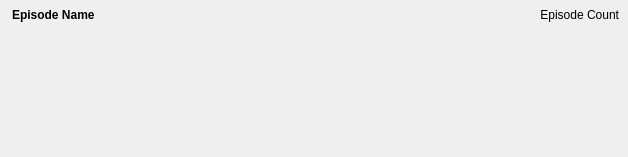
<?xml version="1.0" encoding="UTF-8"?>
<ui version="4.0">
 <class>ItemWidgetShow</class>
 <widget class="QWidget" name="ItemWidgetShow">
  <property name="geometry">
   <rect>
    <x>0</x>
    <y>0</y>
    <width>628</width>
    <height>157</height>
   </rect>
  </property>
  <layout class="QVBoxLayout" name="verticalLayout">
   <property name="spacing">
    <number>3</number>
   </property>
   <property name="leftMargin">
    <number>0</number>
   </property>
   <property name="topMargin">
    <number>0</number>
   </property>
   <property name="rightMargin">
    <number>0</number>
   </property>
   <property name="bottomMargin">
    <number>0</number>
   </property>
   <item>
    <widget class="QWidget" name="widget" native="true">
     <layout class="QVBoxLayout" name="verticalLayout_2" stretch="1,0">
      <property name="spacing">
       <number>3</number>
      </property>
      <property name="leftMargin">
       <number>12</number>
      </property>
      <property name="topMargin">
       <number>8</number>
      </property>
      <property name="bottomMargin">
       <number>8</number>
      </property>
      <item>
       <layout class="QHBoxLayout" name="horizontalLayout_2">
        <item>
         <widget class="QLabel" name="title">
          <property name="font">
           <font>
            <weight>75</weight>
            <bold>true</bold>
           </font>
          </property>
          <property name="text">
           <string>Episode Name</string>
          </property>
          <property name="alignment">
           <set>Qt::AlignLeading|Qt::AlignLeft|Qt::AlignTop</set>
          </property>
         </widget>
        </item>
        <item>
         <widget class="QLabel" name="episodes">
          <property name="text">
           <string>Episode Count</string>
          </property>
          <property name="alignment">
           <set>Qt::AlignRight|Qt::AlignTop|Qt::AlignTrailing</set>
          </property>
         </widget>
        </item>
       </layout>
      </item>
      <item>
       <layout class="QHBoxLayout" name="horizontalLayout">
        <item>
         <widget class="QLabel" name="iconPoster">
          <property name="minimumSize">
           <size>
            <width>12</width>
            <height>12</height>
           </size>
          </property>
          <property name="maximumSize">
           <size>
            <width>12</width>
            <height>12</height>
           </size>
          </property>
          <property name="toolTip">
           <string>Poster</string>
          </property>
          <property name="text">
           <string/>
          </property>
          <property name="pixmap">
           <pixmap resource="../../data/MediaElch.qrc">:/mediaStatus/poster/green</pixmap>
          </property>
          <property name="iconGreen" stdset="0">
           <pixmap resource="../../data/MediaElch.qrc">:/mediaStatus/poster/green</pixmap>
          </property>
          <property name="iconRed" stdset="0">
           <pixmap resource="../../data/MediaElch.qrc">:/mediaStatus/poster/red</pixmap>
          </property>
         </widget>
        </item>
        <item>
         <widget class="QLabel" name="iconFanart">
          <property name="minimumSize">
           <size>
            <width>12</width>
            <height>12</height>
           </size>
          </property>
          <property name="maximumSize">
           <size>
            <width>12</width>
            <height>12</height>
           </size>
          </property>
          <property name="text">
           <string/>
          </property>
          <property name="pixmap">
           <pixmap resource="../../data/MediaElch.qrc">:/mediaStatus/fanart/green</pixmap>
          </property>
          <property name="iconGreen" stdset="0">
           <pixmap resource="../../data/MediaElch.qrc">:/mediaStatus/fanart/green</pixmap>
          </property>
          <property name="iconRed" stdset="0">
           <pixmap resource="../../data/MediaElch.qrc">:/mediaStatus/fanart/red</pixmap>
          </property>
         </widget>
        </item>
        <item>
         <widget class="QLabel" name="iconExtraFanarts">
          <property name="minimumSize">
           <size>
            <width>12</width>
            <height>12</height>
           </size>
          </property>
          <property name="maximumSize">
           <size>
            <width>12</width>
            <height>12</height>
           </size>
          </property>
          <property name="text">
           <string/>
          </property>
          <property name="pixmap">
           <pixmap resource="../../data/MediaElch.qrc">:/mediaStatus/extraFanarts/green</pixmap>
          </property>
          <property name="iconGreen" stdset="0">
           <pixmap resource="../../data/MediaElch.qrc">:/mediaStatus/extraFanarts/green</pixmap>
          </property>
          <property name="iconRed" stdset="0">
           <pixmap resource="../../data/MediaElch.qrc">:/mediaStatus/extraFanarts/red</pixmap>
          </property>
         </widget>
        </item>
        <item>
         <widget class="QLabel" name="iconThumb">
          <property name="minimumSize">
           <size>
            <width>12</width>
            <height>12</height>
           </size>
          </property>
          <property name="maximumSize">
           <size>
            <width>12</width>
            <height>12</height>
           </size>
          </property>
          <property name="text">
           <string/>
          </property>
          <property name="pixmap">
           <pixmap resource="../../data/MediaElch.qrc">:/mediaStatus/thumb/green</pixmap>
          </property>
          <property name="iconGreen" stdset="0">
           <pixmap resource="../../data/MediaElch.qrc">:/mediaStatus/thumb/green</pixmap>
          </property>
          <property name="iconRed" stdset="0">
           <pixmap resource="../../data/MediaElch.qrc">:/mediaStatus/thumb/red</pixmap>
          </property>
         </widget>
        </item>
        <item>
         <widget class="QLabel" name="iconLogo">
          <property name="minimumSize">
           <size>
            <width>12</width>
            <height>12</height>
           </size>
          </property>
          <property name="maximumSize">
           <size>
            <width>12</width>
            <height>12</height>
           </size>
          </property>
          <property name="text">
           <string/>
          </property>
          <property name="pixmap">
           <pixmap resource="../../data/MediaElch.qrc">:/mediaStatus/logo/green</pixmap>
          </property>
          <property name="iconGreen" stdset="0">
           <pixmap resource="../../data/MediaElch.qrc">:/mediaStatus/logo/green</pixmap>
          </property>
          <property name="iconRed" stdset="0">
           <pixmap resource="../../data/MediaElch.qrc">:/mediaStatus/logo/red</pixmap>
          </property>
         </widget>
        </item>
        <item>
         <widget class="QLabel" name="iconClearArt">
          <property name="minimumSize">
           <size>
            <width>12</width>
            <height>12</height>
           </size>
          </property>
          <property name="maximumSize">
           <size>
            <width>12</width>
            <height>12</height>
           </size>
          </property>
          <property name="text">
           <string/>
          </property>
          <property name="pixmap">
           <pixmap resource="../../data/MediaElch.qrc">:/mediaStatus/clearart/green</pixmap>
          </property>
          <property name="iconGreen" stdset="0">
           <pixmap resource="../../data/MediaElch.qrc">:/mediaStatus/clearart/green</pixmap>
          </property>
          <property name="iconRed" stdset="0">
           <pixmap resource="../../data/MediaElch.qrc">:/mediaStatus/clearart/red</pixmap>
          </property>
         </widget>
        </item>
        <item>
         <widget class="QLabel" name="iconCharacterArt">
          <property name="minimumSize">
           <size>
            <width>12</width>
            <height>12</height>
           </size>
          </property>
          <property name="maximumSize">
           <size>
            <width>12</width>
            <height>12</height>
           </size>
          </property>
          <property name="text">
           <string/>
          </property>
          <property name="pixmap">
           <pixmap resource="../../data/MediaElch.qrc">:/mediaStatus/actors/green</pixmap>
          </property>
          <property name="iconGreen" stdset="0">
           <pixmap resource="../../data/MediaElch.qrc">:/mediaStatus/actors/green</pixmap>
          </property>
          <property name="iconRed" stdset="0">
           <pixmap resource="../../data/MediaElch.qrc">:/mediaStatus/actors/red</pixmap>
          </property>
         </widget>
        </item>
        <item>
         <widget class="QLabel" name="iconBanner">
          <property name="minimumSize">
           <size>
            <width>12</width>
            <height>12</height>
           </size>
          </property>
          <property name="maximumSize">
           <size>
            <width>12</width>
            <height>12</height>
           </size>
          </property>
          <property name="text">
           <string/>
          </property>
          <property name="pixmap">
           <pixmap resource="../../data/MediaElch.qrc">:/mediaStatus/banner/green</pixmap>
          </property>
          <property name="iconGreen" stdset="0">
           <pixmap resource="../../data/MediaElch.qrc">:/mediaStatus/banner/green</pixmap>
          </property>
          <property name="iconRed" stdset="0">
           <pixmap resource="../../data/MediaElch.qrc">:/mediaStatus/banner/red</pixmap>
          </property>
         </widget>
        </item>
        <item>
         <spacer name="spacer2">
          <property name="orientation">
           <enum>Qt::Horizontal</enum>
          </property>
          <property name="sizeHint" stdset="0">
           <size>
            <width>40</width>
            <height>20</height>
           </size>
          </property>
         </spacer>
        </item>
        <item>
         <widget class="QLabel" name="iconMissing">
          <property name="minimumSize">
           <size>
            <width>16</width>
            <height>16</height>
           </size>
          </property>
          <property name="maximumSize">
           <size>
            <width>16</width>
            <height>16</height>
           </size>
          </property>
          <property name="text">
           <string/>
          </property>
          <property name="pixmap">
           <pixmap resource="../../data/MediaElch.qrc">:/img/missing.png</pixmap>
          </property>
         </widget>
        </item>
        <item>
         <widget class="QLabel" name="iconNew">
          <property name="minimumSize">
           <size>
            <width>16</width>
            <height>16</height>
           </size>
          </property>
          <property name="maximumSize">
           <size>
            <width>16</width>
            <height>16</height>
           </size>
          </property>
          <property name="toolTip">
           <string>new</string>
          </property>
          <property name="pixmap">
           <pixmap resource="../../data/MediaElch.qrc">:/img/star_blue.png</pixmap>
          </property>
         </widget>
        </item>
        <item>
         <widget class="QLabel" name="iconSync">
          <property name="minimumSize">
           <size>
            <width>16</width>
            <height>16</height>
           </size>
          </property>
          <property name="maximumSize">
           <size>
            <width>16</width>
            <height>16</height>
           </size>
          </property>
          <property name="toolTip">
           <string>Synchronization needed</string>
          </property>
          <property name="text">
           <string/>
          </property>
          <property name="pixmap">
           <pixmap resource="../../data/MediaElch.qrc">:/img/reload_orange.png</pixmap>
          </property>
         </widget>
        </item>
       </layout>
      </item>
     </layout>
    </widget>
   </item>
  </layout>
 </widget>
 <resources>
  <include location="../../data/MediaElch.qrc"/>
 </resources>
 <connections/>
</ui>
